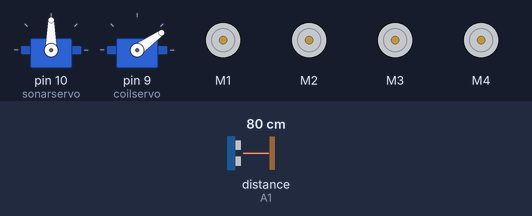
A sketch run on a simulated Arduino Uno, built with avr-gcc and run on an emulated ATmega328P. Parts: 2 × servo, 4 × DC motor (green arrow = forward, orange = backward, longer = faster). The test bench sets the inputs (shaded band); at power-on: distance to the obstacle (sensor on A1) 80 cm. The echo pulse lasts 58.3 µs per cm.

Above: at 1.61 s.
15.4 s: distance to the obstacle (sensor on A1) set to 2 cm
At 16.7 s:
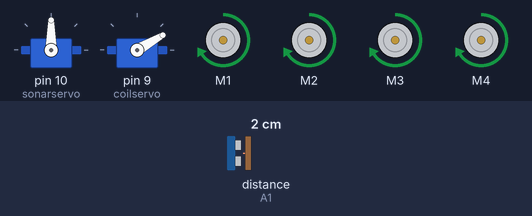
28.5 s: distance to the obstacle (sensor on A1) set to 18 cm
At 31.49 s:
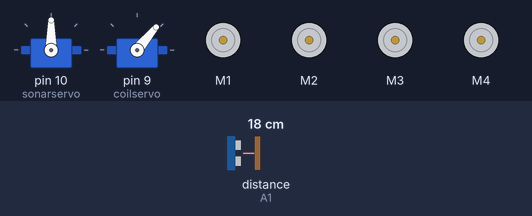
41.6 s: distance to the obstacle (sensor on A1) set to 4 cm
At 48.0 s:
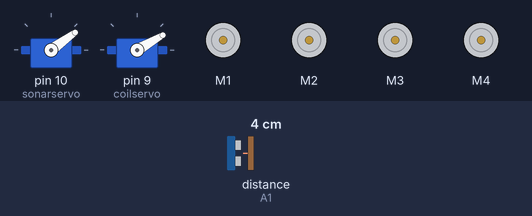
54.7 s: distance to the obstacle (sensor on A1) set to 9 cm
67.8 s: distance to the obstacle (sensor on A1) set to 35 cm
At 68.48 s:
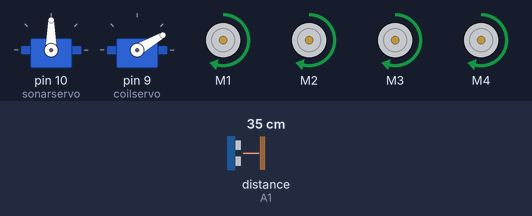
Timing chart, 0 to 81.9 s (numbered marks = the images above; inputs shaded):
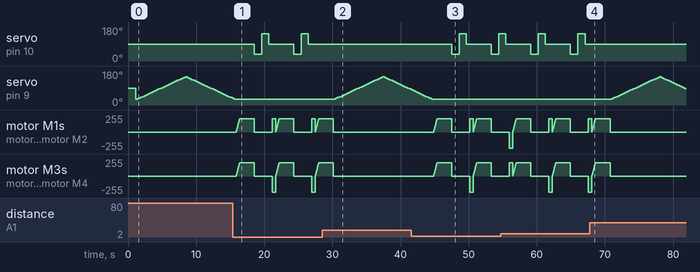

The sketch:

Test.ino
```cpp
#include <AFMotor.h>
#include <Servo.h>
#include <NewPing.h>

#define TRIG_PIN A0
#define ECHO_PIN A1
#define MAX_DISTANCE 3000
#define MAX_SPEED 200
#define MAX_SPEED_OFFSET 40
#define COLL_DIST 10
#define TURN_DIST COLL_DIST+20

NewPing sonar (TRIG_PIN, ECHO_PIN, MAX_DISTANCE);

AF_DCMotor leftMotor1 (1, MOTOR12_1KHZ);
AF_DCMotor leftMotor2 (2, MOTOR12_1KHZ);
AF_DCMotor rightMotor1 (3, MOTOR34_1KHZ);
AF_DCMotor rightMotor2 (4, MOTOR34_1KHZ);
Servo sonarservo;
Servo coilservo;
int leftDistance, rightDistance;
int curDist = 0;
String motorSet = "";
int speedSet = 0;
int Flag = 0;

void setup ()
{
  sonarservo.attach(10);
  coilservo.attach(9);
  sonarservo.write(90);
  coilservo.write(90);
  delay (1000);
}

void loop ()
{
  sonarservo.write(90);
  delay(90);
  curDist = readPing ();
  if (curDist > COLL_DIST)
  {
  moveStop ();
  coilservo.write(30);
  delay(300);
  coilservo.write(35);
  delay(300);
  coilservo.write(40);
  delay(300);
  coilservo.write(45);
  delay(300);
  coilservo.write(50);
  delay(300);
  coilservo.write(55);
  delay(300);
  coilservo.write(60);
  delay(300);
  coilservo.write(65);
  delay(300);
  coilservo.write(70);
  delay(300);
  coilservo.write(75);
  delay(300);
  coilservo.write(80);
  delay(300);
  coilservo.write(85);
  delay(300);
  coilservo.write(90);
  delay(300);
  coilservo.write(95);
  delay(300);
  coilservo.write(100);
  delay(300);
  coilservo.write(105);
  delay(300);
  coilservo.write(110);
  delay(300);
  coilservo.write(115);
  delay(300);
  coilservo.write(120);
  delay(300);
  coilservo.write(125);
  delay(300);
  coilservo.write(130);
  delay(300);
  coilservo.write(135);
  delay(300);
  coilservo.write(140);
  delay(300);
  coilservo.write(145);
  delay(300);
  coilservo.write(150);
  delay(300);
  coilservo.write(145);
  delay(300);
  coilservo.write(140);
  delay(300);
  coilservo.write(135);
  delay(300);
  coilservo.write(130);
  delay(300);
  coilservo.write(125);
  delay(300);
  coilservo.write(120);
  delay(300);
  coilservo.write(115);
  delay(300);
  coilservo.write(110);
  delay(300);
  coilservo.write(105);
  delay(300);
  coilservo.write(100);
  delay(300);
  coilservo.write(95);
  delay(300);
  coilservo.write(90);
  delay(300);
  coilservo.write(85);
  delay(300);
  coilservo.write(80);
  delay(300);
  coilservo.write(75);
  delay(300);
  coilservo.write(70);
  delay(300);
  coilservo.write(65);
  delay(300);
  coilservo.write(60);
  delay(300);
  coilservo.write(55);
  delay(300);
  coilservo.write(50);
  delay(300);
  coilservo.write(45);
  delay(300);
  coilservo.write(40);
  delay(300);
  coilservo.write(35);
  delay(300);
  coilservo.write(30);
  delay(300);
  }
  else if (curDist < COLL_DIST)
  {
    changePatch ();

  }
  moveForward();
  delay(2000);
}

void changePatch()
{
  moveStop ();
  sonarservo.write(36);
  delay(500);
  rightDistance = readPing ();
  delay (500);
  sonarservo.write(144);
  delay (500);
  leftDistance = readPing ();
  delay (500);
  sonarservo.write(90);
  delay(500);
  compareDistance();
}

void compareDistance()
{
  if(leftDistance>rightDistance)
  {
    turnLeft();
  }
  else if (rightDistance>leftDistance)
  {
    turnRight();
  }
  else
  {
    turnAround();
  }
}

int readPing ()
{
  delay(70);
  unsigned int uS = sonar.ping();
  int cm = uS/US_ROUNDTRIP_CM;
  return cm;
}

void moveStop()
{
  leftMotor1.run(RELEASE);
  leftMotor2.run(RELEASE);
  rightMotor1.run(RELEASE);
  rightMotor2.run(RELEASE);
}

void moveForward()
{
  motorSet = "FORWARD";
  leftMotor1.run(FORWARD);
  leftMotor2.run(FORWARD);
  rightMotor1.run(FORWARD);
  rightMotor2.run(FORWARD);
  for (speedSet = 0; speedSet < MAX_SPEED; speedSet +=2)
  {
    leftMotor1.setSpeed(speedSet);
    leftMotor2.setSpeed(speedSet);
    rightMotor1.setSpeed(speedSet);
    rightMotor2.setSpeed(speedSet);
    delay (5);
  }
}

void moveBackward ()
{
  motorSet = "BACKWARD";
  leftMotor1.run(BACKWARD);
  leftMotor2.run(BACKWARD);
  rightMotor1.run(BACKWARD);
  rightMotor2.run(BACKWARD);
  delay(5);
}

void turnRight()
{
  motorSet = "RIGHT";
  leftMotor1.run(FORWARD);
  leftMotor2.run(FORWARD);
  rightMotor1.run(BACKWARD);
  rightMotor2.run(BACKWARD);
  rightMotor1.setSpeed(speedSet+MAX_SPEED_OFFSET);
  rightMotor2.setSpeed(speedSet+MAX_SPEED_OFFSET);
  delay(500);
  motorSet = "FORWARD";
  leftMotor1.run(FORWARD);
  leftMotor2.run(FORWARD);
  rightMotor1.run(FORWARD);
  rightMotor2.run(FORWARD);
}

void turnLeft()
{
  motorSet = "LEFT";
  leftMotor1.run(BACKWARD);
  leftMotor2.run(BACKWARD);
  leftMotor1.setSpeed(speedSet+MAX_SPEED_OFFSET);
  leftMotor2.setSpeed(speedSet+MAX_SPEED_OFFSET);
  rightMotor1.run(FORWARD);
  rightMotor2.run(FORWARD);
  delay(500);
  motorSet = "FORWARD";
  leftMotor1.run(FORWARD);
  leftMotor2.run(FORWARD);
  rightMotor1.run(FORWARD);
  rightMotor2.run(FORWARD);
}

void turnAround ()
{
  motorSet = "RIGHT";
  leftMotor1.run(FORWARD);
  leftMotor2.run(FORWARD);
  rightMotor1.run(BACKWARD);
  rightMotor2.run(BACKWARD);
  rightMotor1.setSpeed(speedSet+MAX_SPEED_OFFSET);
  rightMotor2.setSpeed(speedSet+MAX_SPEED_OFFSET);
  delay (500);
  motorSet = "FORWARD";
  leftMotor1.run(FORWARD);
  leftMotor2.run(FORWARD);
  rightMotor1.run(FORWARD);
  rightMotor2.run(FORWARD);

}
```

Measured:
- after the input at 15.4 s, servo on pin 10 (sonarservo): 90° → 36° after 3.1 s, → 144° 1.1 s later, → 90° 1.1 s later, → 36° 3.7 s later, … (6 changes in this stretch); servo on pin 9 (coilservo): goes on until 15.6 s, then stays 30°
- after the input at 28.5 s, servo on pin 10 (sonarservo): stops changing and stays 90°; servo on pin 9 (coilservo): rises from 30° to 150° in 6.9 s, then falls to 80° in 4.2 s; motor M1–4: goes on until 30.1 s, then stays stopped
- after the input at 41.6 s, servo on pin 10 (sonarservo): 90° → 36° after 5.9 s, → 144° 1.1 s later, → 90° 1.1 s later, → 36° 3.7 s later, … (5 changes in this stretch); servo on pin 9 (coilservo): goes on until 44.6 s, then stays 30°
- after the input at 67.8 s, servo on pin 10 (sonarservo): stops changing and stays 90°; servo on pin 9 (coilservo): rises from 30° to 150° in 6.9 s, then falls to 85° in 3.9 s; motor M1–4: goes on until 70.7 s, then stays stopped
